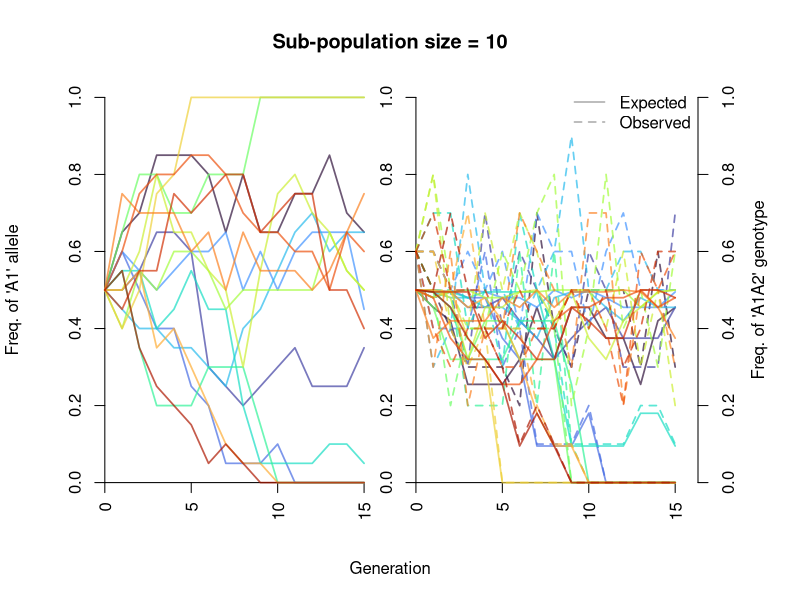
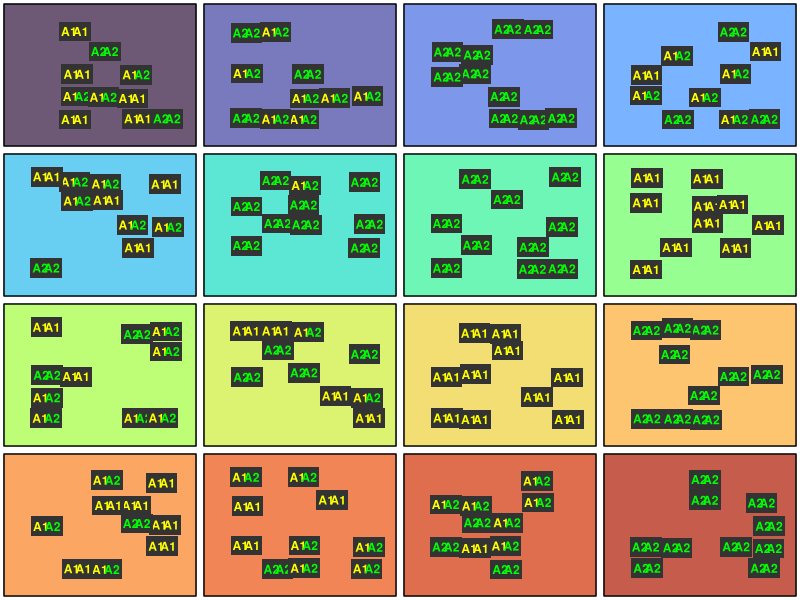

Write the R code that produced these figures, in order.
# Clear memory, close plotting devices
rm(list = ls())
graphics.off()

# Load packages:
library(scales)
library(viridis)


# choose plotting options

# plot a graphic of the genotypes in each sub-population at the final generation?
plot.genotypes <- TRUE
# slow down genetic drift plotting to see one popn at a time
plot.delay <- 0.2 # change to e.g. 0.2 to slow down

# Set up population parameters

# no of diploid individuals
n <- 10 
# number of generations to simulate
n.gen <- 15
# frequency of A1 allele at generation 0
p <- 0.5 
# frequency of A2 allele at generation 0
q <- 1 - p
# number of sub-populations to simulate
n.subpop <- 16
# selection coefficient against A1A1 (selection against A1A2 is s/2)
s <- 0 # try e.g. 0.05 
# additional selection against heterozygotes
s.het <- 0 

# probability of fixation for a new allele
1 / (2 * n)
# probability of fixation for a new nearly neutral allele:
-2 * s / (1 - exp(4 * n * s))

# create a template data frame to store genotypes
pop <- expand.grid(id = 1:n, gen = 0:n.gen, allele1 = NA, allele2 = NA)

# initialise founder population with exact allele frequency
pop[pop$gen == 0, c("allele1", "allele2")] <- 
  sample(c(rep("A1", round(p * n * 2)), rep("A2", round((1 - p) * n * 2))))

# have a look
pop[pop$gen == 0, ]

# simulate evolution forwards in time
start.time <- Sys.time()
simres <-
  lapply(1:n.subpop, function(j) {

    print("Generation 0", quote = FALSE)
    print(pop[pop$gen == 0, c("allele1", "allele2")], row.names = FALSE)
    
    for(generation in 1:n.gen) {
      print(paste("Generation", generation), quote = FALSE, row.names = FALSE)
      # pick mate pairs at random
      n.A1 <- rowSums(pop[pop$gen == (generation - 1), c("allele1", "allele2")] == "A1")
      w <- 1 -  n.A1/2 * s
      w.het <- 1 - (n.A1 == 1) * s.het
      parents <- replicate(n, sample(1:n, 2, replace = FALSE, prob = w * w.het))
      this.gen <-
        sapply(1:n, function(i) {
          allele.tab <- pop[pop$gen == (generation - 1), ][parents[, i], c("allele1", "allele2")]
          apply(allele.tab, 1, sample, 1)
        })
      pop[pop$gen == generation, c("allele1", "allele2")] <- t(this.gen)
      print(pop[pop$gen == generation, c("allele1", "allele2")], row.names = FALSE)
    }
    
    freq <- 
      sapply(0:n.gen, function(generation) {
        mean(unlist(pop[pop$gen == generation, c("allele1", "allele2")]) == "A1")
      })
    
    pop$genotype <- apply(pop[, c("allele1", "allele2")], 1, function(x) paste0(sort(x), collapse = ""))
    pop$genotype <- factor(pop$genotype, c("A1A1", "A1A2", "A2A2"))
    frequencies <- data.frame(gen = 0:n.gen)
    frequencies$A1 <- freq
    frequencies$A2 <- 1 - frequencies$A1
    frequencies$A1A1.exp <- frequencies$A1^2
    frequencies$A1A2.exp <- 2 * frequencies$A1 * frequencies$A2
    frequencies$A2A2.exp <- frequencies$A2^2
    frequencies[, c("A1A1.obs", "A1A2.obs", "A2A2.obs")] <- 
      do.call("rbind", (tapply(pop$genotype, pop$gen, function(x) prop.table(table(x)))))
    
    rowSums(frequencies[, c("A1A1.exp", "A1A2.exp", "A2A2.exp")])
    rowSums(frequencies[, c("A1A1.obs", "A1A2.obs", "A2A2.obs")])
    
    #message_parallel(paste0(100 * (j/n.subpop), "%"))
    
    return(list(pop = pop, frequencies = frequencies))
  })
finish.time <- Sys.time()

par(mar = c(5.1, 4.1, 4.1, 5.1))
gap <- ceiling(n.gen/5)
lwd <- 1.7
plot(x = 0:n.gen, y = 0:n.gen, ylim = 0:1, type = "n", xlab = "Generation", 
     ylab = "Freq. of 'A1' allele",
     xlim = c(0, n.gen * 2 + gap), axes = FALSE)
#box()
#abline(v = n.gen + gap)
#abline(v = n.gen)
axis.labels <- pretty(c(0:n.gen))
axis(1, at = axis.labels, las = 3, pos = 0)
axis(1, at = axis.labels + n.gen + gap, labels = axis.labels, las = 3, pos = 0)
axis(2, pos = 0)
axis(2, pos = n.gen + gap)
axis(4)
mtext("Freq. of 'A1A2' genotype", side = 4, line = 2.5)
title(paste("Sub-population size =", n))
legend("topright", c("Expected", "Observed"), lty = 1:2,
       col = grey(0.7), bty = "n", lwd = lwd)

cols <- viridis(n.subpop + 1, alpha = 0.7, option = "turbo")

lapply(1:n.subpop, function(i) {
  x <- simres[[i]]
  Sys.sleep(min(plot.delay, 2/n.subpop))
  lines(x = 0:n.gen, y = x$frequencies$A1, 
        col = cols[i], lwd = lwd)
  lines(x = (0:n.gen) + gap + n.gen, y = x$frequencies$A1A2.exp, 
        col = cols[i], lwd = lwd)
  lines(x = (0:n.gen) + gap + n.gen, y = x$frequencies$A1A2.obs, 
        col = cols[i], lty = 2, lwd = lwd)
})

# final frequencies of A1 allele
final.freq <- sapply(simres, function(x) x$frequencies$A1[x$frequencies$gen == n.gen])
final.freq
#hist(final.freq[final.freq > 0 & final.freq < 1])
finish.time - start.time



if(plot.genotypes) {
  old.par <- 
    par(mfrow = c(ceiling(n.subpop/ceiling(sqrt(n.subpop))), 
                  ceiling(sqrt(n.subpop))), 
        mar = c(0.3, 0.3, 0.3, 0.3))
  final.genotypes.list <- 
    lapply(1:n.subpop, function(i) {
      pop <- simres[[i]]$pop
      out <- pop[pop$gen == n.gen, c("allele1", "allele2")]
      plot(1, type = "n", xlim = 0:1, ylim = 0:1, axes = FALSE)
      rect(par("usr")[1], par("usr")[3],
           par("usr")[2], par("usr")[4],
           col = cols[i])
      
      box()
      gap <- 0.05 * sqrt(n.subpop)/3
      coords <- 
        expand.grid(x = (1:ceiling(n/2))/(ceiling(n/2)+1), 
                    y = (1:ceiling(n/2))/(ceiling(n/2)+1))
      coords <- coords[sample(nrow(coords), n), ] 
      out <- cbind(out, coords)
      apply(out, 1, function(x) {
        xcoord <- jitter(as.numeric(x[3]), factor = 1.5)
        ycoord <- jitter(as.numeric(x[4]), factor = 2)
        points(c(xcoord, xcoord + gap), c(ycoord, ycoord), pch = 15, cex = 4, 
               col = "grey20")
        alleles <- sort(unlist(x[1:2]))
        cols <- c(A1 = "yellow", A2 = "green")
        text(x = c(xcoord, xcoord + gap), y = ycoord, labels = alleles, col = cols[alleles],
             font = 2, cex = 1.1)
      })
      out
    })
  par(old.par)
  final.genotypes <- do.call("rbind.data.frame", final.genotypes.list)[, c("allele1", "allele2")]
  
  
  # Now we can estimate some population genetic parameters, and use them to answer
  # questions relevant to conservation:
  #  1. Are the sub-populations genetically isolated from each other?
  #  2. If so, 
  #     (a) how long have they been isolated for and 
  #     (b) what is the (effective) size of sub-populations?

  # Frequency of the A1 allele across the whole population
  p.est <- mean(unlist(final.genotypes) == "A1")
  print(paste("The frequency of the A1 allele across all", n.subpop, "sub-populations is", round(p.est, 3)))
  
  # Expected heterozygosity
  He.est <- 2 * p.est * (1 - p.est)
  print(paste("The expected heterozygosity across all", n.subpop, "sub-populations is", round(He.est, 3)))
  
  # Observed homozygosity
  n.homozygote <- sum(apply(final.genotypes, 1, function(x) length(unique(x))) == 2)
  Ho.est <- n.homozygote / (n * n.subpop)
  print(paste("The observed heterozygosity across all", n.subpop, "sub-populations is", round(Ho.est, 3)))
  
  
  # Now we can calculate an estimate of F, the inbreeding coefficient.
  # If Ho is less than He, then F should be > 0.
  F.est <- 1 - Ho.est / He.est
  print(paste("Estimated F:", round(F.est, 3)))
  
  # Here F.est means "an estimate of F". F simply gauges the extent of 
  # homozygote excess (how many more homozygotes are there compared to the HWE expectation?).
  # Normally we would break F down into Fis, the portion of F due to inbreeding 
  # (between individuals within sub-populations) and Fst, the portion of F due to divergence 
  # between sub-populations (population structure). For the sake of simplicity, here I am 
  # assuming no inbreeding (Fis = 0) and assuming all of F (the homozygote excess) is due
  # to population structure (F = Fst). 
  # 
  # Why do we expect isolation between sub-populations to lead to fewer homozygotes 
  # than expected and therefore high Fst? Perhaps this is easier to imagine if we take
  # an extreme case. Make the following changes near the top of the code:
  #   Set plot.genotypes to be TRUE, not FALSE
  #   Change the number generations (n.gen) to 100
  # Now run the code by clicking on "Source".

  # You should now see a diagram of all the sub-populations as different coloured 
  # squares, with individuals as black rectangles, and with each individual showing its
  # genotype. Probably most of the sub-populations will be full of either A1A1 homozygotes, 
  # or A2A2 homozygotes, with very few or no heterozygotes. This is because mating 
  # is not random among the whole population but restricted to within sub-populations
  
  
  
  
  # We know this assumption is true only because we have simulated the data. 
  # *** You would never normally assume F = Fst, I'm only doing this to simplify this code ***
  # 
  # What does Fst mean, in practical terms? I.e. what can we learn about 
  # the "real" sub-populations from our Fst estimate?
  # To do that we have to make some assumptions about the population,
  # which taken together will form a model.
  # Let's assume that: 
  #   the sub-populations are diverging independently from a common ancestor with no migration
  #   all the sub-populations are the same constant size
  #   no mutation
  #   no selection
  #   the sub-populations have not reached equilibrium (think about why this assumption is necessary)
  #   random mating
  #   non-overlapping generations
  # If all of the above apply, the following equation holds:
  #
  #   Fst = 1 - (1 - 1/(2*n))^t
  # 
  # where n is the size of the sub-populations and t is the number of generations since divergence.
  #
  # (My source for this equation was equations s1 and s2 of this paper:
  # https://doi.org/10.1101%2Fgr.154831.113
  # the original sources are older and are cited above equation s1.)
  #
  # We know both n and t, so we can use this equation to calculate what F (which here = Fst)
  # should be:

  print("***********************************")
  print(paste("Estimated F:", round(F.est, 3)))
  print(paste("'True' F:", round(1 - (1 - 1/(2*n))^n.gen, 3)))
  print("***********************************")
  
  # If this was real data, and we knew the (effective) size of each sub-population,
  # we could solve the above equation for t (time in generations), and estimate
  # the age of the sub-populations in no of generations since divergence:
  t.est <- log(1 - F.est) / log((1 - 1/(2*n)))
  print("***********************************")
  print(paste("Estimated no of generations since splitting:", round(t.est, 1)))
  print(paste("True number of generations:", n.gen))
  print("***********************************")
  #
  # Alternatively, if we know the number of generations since splitting
  # (which is probably more realistic) we can estimate the effective size
  # of the sub-populations.
  # Solve the above equation for n:
  n.est <- 1/(2*(1 - (1 - F.est)^(1/n.gen)))
  print("***********************************")
  print(paste("Estimated effective sub-population size (Ne):", round(n.est, 1)))
  print(paste("True effective sub-population size (Ne):", n))
  print("***********************************")
  
}






